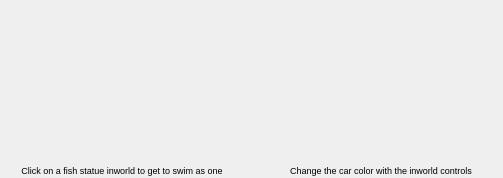
<?xml version="1.0" encoding="UTF-8"?>
<ui version="4.0">
 <class>DemoLoginWidget</class>
 <widget class="QWidget" name="DemoLoginWidget">
  <property name="geometry">
   <rect>
    <x>0</x>
    <y>0</y>
    <width>503</width>
    <height>178</height>
   </rect>
  </property>
  <property name="windowTitle">
   <string>DemoLoginWidget</string>
  </property>
  <property name="styleSheet">
   <string notr="true">QPushButton {
	background-color: transparent;
	border: 0px;
	background-position: top left;
	background-repeat: no-repeat;
}

QPushButton#fishWorldButton { background-image: url('./data/ui/demoworld/kalanappi_act.png'); }
QPushButton#fishWorldButton::hover { background-image: url('./data/ui/demoworld/kalanappi_hvr.png'); }
QPushButton#fishWorldButton::pressed { background-image: url('./data/ui/demoworld/kalanappi_clk.png'); }

QPushButton#carWorldButton { background-image: url('./data/ui/demoworld/autonappi_act.png'); }
QPushButton#carWorldButton::hover { background-image: url('./data/ui/demoworld/autonappi_hvr.png'); }
QPushButton#carWorldButton::pressed {	background-image: url('./data/ui/demoworld/autonappi_clk.png'); }

</string>
  </property>
  <layout class="QHBoxLayout" name="horizontalLayout">
   <property name="spacing">
    <number>15</number>
   </property>
   <property name="margin">
    <number>0</number>
   </property>
   <item>
    <layout class="QVBoxLayout" name="fishWorldLayout">
     <property name="spacing">
      <number>3</number>
     </property>
     <item>
      <widget class="QPushButton" name="fishWorldButton">
       <property name="sizePolicy">
        <sizepolicy hsizetype="Fixed" vsizetype="Fixed">
         <horstretch>0</horstretch>
         <verstretch>0</verstretch>
        </sizepolicy>
       </property>
       <property name="minimumSize">
        <size>
         <width>242</width>
         <height>162</height>
        </size>
       </property>
       <property name="maximumSize">
        <size>
         <width>242</width>
         <height>162</height>
        </size>
       </property>
       <property name="text">
        <string/>
       </property>
      </widget>
     </item>
     <item>
      <widget class="QLabel" name="fishInfoLabel">
       <property name="sizePolicy">
        <sizepolicy hsizetype="Preferred" vsizetype="Fixed">
         <horstretch>0</horstretch>
         <verstretch>0</verstretch>
        </sizepolicy>
       </property>
       <property name="font">
        <font>
         <pointsize>7</pointsize>
        </font>
       </property>
       <property name="text">
        <string>Click on a fish statue inworld to get to swim as one</string>
       </property>
       <property name="alignment">
        <set>Qt::AlignCenter</set>
       </property>
      </widget>
     </item>
    </layout>
   </item>
   <item>
    <layout class="QVBoxLayout" name="carWorldLayout">
     <property name="spacing">
      <number>3</number>
     </property>
     <item>
      <widget class="QPushButton" name="carWorldButton">
       <property name="sizePolicy">
        <sizepolicy hsizetype="Fixed" vsizetype="Fixed">
         <horstretch>0</horstretch>
         <verstretch>0</verstretch>
        </sizepolicy>
       </property>
       <property name="minimumSize">
        <size>
         <width>242</width>
         <height>162</height>
        </size>
       </property>
       <property name="maximumSize">
        <size>
         <width>242</width>
         <height>162</height>
        </size>
       </property>
       <property name="text">
        <string/>
       </property>
      </widget>
     </item>
     <item>
      <widget class="QLabel" name="fishInfoLabel_2">
       <property name="sizePolicy">
        <sizepolicy hsizetype="Preferred" vsizetype="Fixed">
         <horstretch>0</horstretch>
         <verstretch>0</verstretch>
        </sizepolicy>
       </property>
       <property name="font">
        <font>
         <pointsize>7</pointsize>
        </font>
       </property>
       <property name="text">
        <string>Change the car color with the inworld controls</string>
       </property>
       <property name="alignment">
        <set>Qt::AlignCenter</set>
       </property>
      </widget>
     </item>
    </layout>
   </item>
  </layout>
 </widget>
 <resources/>
 <connections/>
</ui>
